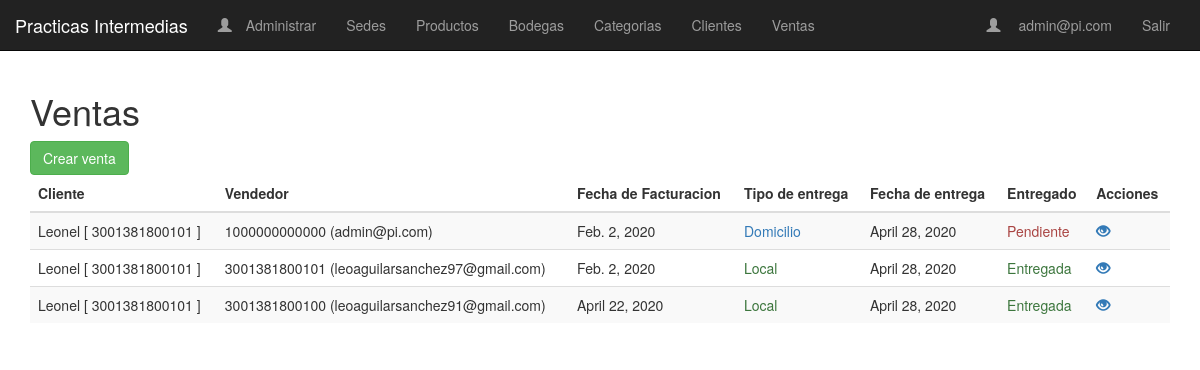
Screenshot of /ventas (signed in) with the database file from the repository.
### sedes/models.py (models this page shows)
class Usuario(AbstractBaseUser, PermissionsMixin):
    dpi = models.BigIntegerField(
        unique=True,
        validators=[
            MaxValueValidator(9999999999999),
            MinValueValidator(100000000000)
        ]
    )
    nombre = models.CharField(max_length=300)
    fecha_nacimiento = models.DateField('Fecha Nacimiento')
    email = models.EmailField(_('Correo Electronico'), primary_key=True)
    is_admin = models.BooleanField(default=False)
    is_staff = models.BooleanField(default=False)
    is_active = models.BooleanField(default=True)
    date_joined = models.DateTimeField(default=timezone.now)
    USERNAME_FIELD = 'email'
    REQUIRED_FIELDS = ['dpi', 'fecha_nacimiento']
    objects = CustomUserManager()
    def __str__(self):
        return "%s (%s)" % (self.dpi, self.email)
    class Meta:
        permissions = (("registrar_cliente", "Para registrar clientes de una sede"),
                   ("registrar_venta", "Para registrar ventas de productos"),
                   ("visualizar_reporte", "Para visualizar reportes de ventas"),
                   ("actualizar_inventario", "Para modificar la cantidad de productos del inventario"),
                   ("solicitar_transferencia", "Para solicitar una transferencia de productos"),
                   ("ordenes_transferencia_externa", "Para revisar ordenes de transferencias entre sedes"),
                   ("ordenes_transferencia_interna", "Para revisar ordenes de transferencias entre bodegas"),
                   ("ordenes_venta", "Para modificar el estado de entregado de una orden de venta"),
                   ("ordenes_transferencia", "Para modificar el estado de entregado de una orden de transferencia"))

class Venta(models.Model):
    cliente = models.ForeignKey('Cliente', on_delete=models.CASCADE)
    vendedor = models.ForeignKey(settings.AUTH_USER_MODEL, on_delete=models.CASCADE, related_name='vendedor')
    fecha_facturacion = models.DateField('Fecha de facturacion')
    DOMICILIO = 'D'
    LOCAL = 'L'
    VENTA_ESTADO_CHOICES = [
        (DOMICILIO, 'A domicilio'),
        (LOCAL, 'Local')
    ]
    tipo = models.CharField(
        max_length=1, choices=VENTA_ESTADO_CHOICES, default=LOCAL)
    repartidor = models.ForeignKey(
        settings.AUTH_USER_MODEL, null=True, on_delete=models.SET_NULL, related_name='repartidor', blank= True)
    fecha_entrega = models.DateField('Fecha de entrega', auto_now=True)
    entregada = models.BooleanField(default=False)
    productos = models.ManyToManyField('Producto', through= 'ProductoVenta', blank= True)

class Cliente(models.Model):
    dpi = models.BigIntegerField(
        unique=True,
        validators=[
            MaxValueValidator(9999999999999),
            MinValueValidator(100000000000)
        ],
        primary_key= True
    )
    nombre = models.CharField(max_length=200)
    nit = models.CharField(max_length=15)
    direccion = models.CharField(max_length=500)
    sedes = models.ManyToManyField('Sede', verbose_name='Sedes a las que pertenece el cliente')
    def __str__(self):
        return "%s [ %s ]" % (self.nombre, self.dpi)

### sedes/views.py (the view)
# urls.py: path('ventas', views.VentasList.as_view(), name='lista_ventas'),
class VentasList(ListView):
    model = Venta
    template_name = 'ventas/ventas_list.html'

### sedes/templatetags/group_checker.py (called while the page is built)
@register.filter(name='has_group')
def has_group(user, group_name):
    group = Group.objects.get(name=group_name)
    return True if group in user.groups.all() else False

### sedes/templates/ventas/ventas_list.html
{% extends '../base.html' %}
{% block body_block %}
<h1>Ventas</h1>
<a class="btn btn-success" href="{% url "crear_venta" %}">Crear venta</a>
<table class="table table-striped">
    <thead class="thead-dark">
        <tr>
            <th>Cliente</th>
            <th>Vendedor</th>
            <th>Fecha de Facturacion</th>
            <th>Tipo de entrega</th>
            <th>Fecha de entrega</th>
            <th>Entregado</th>
            <th colspan="2">Acciones</th>
        </tr>
    </thead>
    <tbody class="table-hover">
        {% for venta in object_list %}
        <tr>
            <td>{{ venta.cliente }}</td>
            <td>{{ venta.vendedor }}</td>
            <td>{{ venta.fecha_facturacion }}</td>
            <td>{% if venta.tipo == 'L' %} <span class='text-success'>Local</span> {% else %} <span class='text-primary'>Domicilio</span> {% endif %}</td>
            <td>{{ venta.fecha_entrega }}</td>
            <td>{% if venta.entregada %} <span class='text-success'>Entregada</span> {% else %} <span class='text-danger'>Pendiente</span> {% endif %}</td>
            <td>
                <a href="{% url "ver_venta"  venta.id  %}"> <span class="glyphicon glyphicon-eye-open">&nbsp;</span></a>
            </td>
        </tr>
        {% endfor %}
    </tbody>
</table>
{% endblock %}

### sedes/templates/base.html (shortened to what this page needs)
{% load group_checker %}
<!DOCTYPE html>
<html>
<head>
    <link rel="stylesheet" href="https://maxcdn.bootstrapcdn.com/bootstrap/3.3.7/css/bootstrap.min.css"
>
</head>
<body>
    <nav class="navbar navbar-inverse navbar-static-top">
        <div class="navbar-header">
            <a class="navbar-brand" href="#">Practicas Intermedias</a>
        </div>
        <div class="container">
            <ul class="nav navbar-nav">
                {% if user.is_authenticated %}
                {% if user.is_staff %}
                <li><a class="navbar-link" href="{% url 'admin:index' %}"><span
                            class="glyphicon glyphicon-user">&nbsp;</span>Administrar</a></li>
                {% endif %}
                <li ><a class='navbar-link' href="{% url 'lista_sedes' %}">Sedes</a></li>
                <li ><a class='navbar-link' href="{% url 'lista_productos' %}">Productos</a></li>
                <li ><a class='navbar-link' href="{% url 'lista_bodegas' %}">Bodegas</a></li>
                <li ><a class='navbar-link' href="{% url 'lista_categorias' %}">Categorias</a></li>
                <li ><a class='navbar-link' href="{% url 'lista_clientes' %}">Clientes</a></li>
                <li ><a class='navbar-link' href="{% url 'lista_ventas' %}">Ventas</a></li>
                {% endif %}
            </ul>
            <ul class="nav navbar-nav navbar-right">
                {% if user.is_authenticated %}
                <li><a class="navbar-link" href="/"><span class="glyphicon glyphicon-user">&nbsp;</span>
                        {{ user.email }}</a></li>
                <li ><a class='navbar-link' href="{% url 'logout' %}">Salir</a></li>
                {% else %}
                <li><a class='navbar-link' href="{% url 'crear_usuario' %}">Registrarse</a></li>
                <li><a class='navbar-link' href="{% url 'login' %}">Iniciar Sesión</a></li>
                {% endif %}
            </ul>
        </div>
    </nav>
    <div class="container">
        {% block body_block %}
        {% endblock %}
    </div>
</body>
</html>

### rows the page displays
Usuario: email "admin@pi.com"
Venta: cliente "Leonel [ 3001381800101 ]", vendedor "1000000000000 (admin@pi.com)", fecha_facturacion "Feb. 2, 2020", tipo "Domicilio", fecha_entrega "April 28, 2020", entregada "Pendiente"
Venta: cliente "Leonel [ 3001381800101 ]", vendedor "3001381800101 (leoaguilarsanchez97@gmail.com)", fecha_facturacion "Feb. 2, 2020", tipo "Local", fecha_entrega "April 28, 2020", entregada "Entregada"
Venta: cliente "Leonel [ 3001381800101 ]", vendedor "3001381800100 (leoaguilarsanchez91@gmail.com)", fecha_facturacion "April 22, 2020", tipo "Local", fecha_entrega "April 28, 2020", entregada "Entregada"
